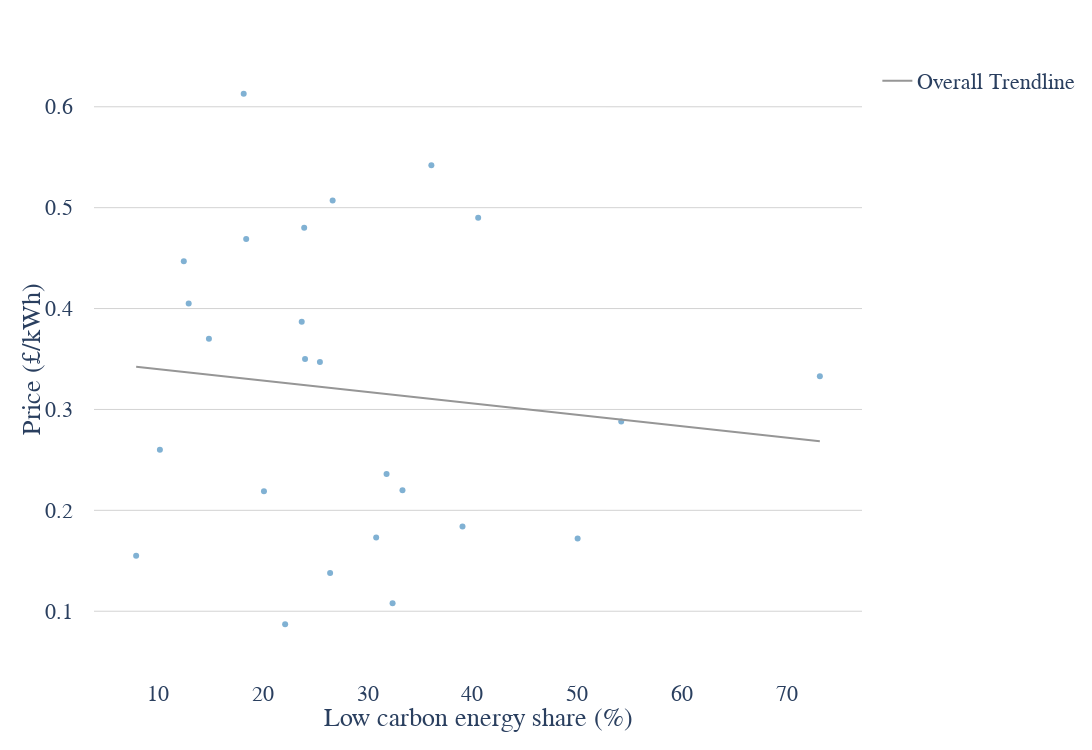

Write notebook code for a chart like this one.
### Code cell
#eu + uk only

europe_country_codes = [
    'GBR', 'AUT', 'BEL', 'BGR', 'HRV', 'CYP', 'CZE', 'DNK', 'EST', 'FIN', 'FRA', 'DEU', 
    'GRC', 'HUN', 'IRL', 'ITA', 'LVA', 'LTU', 'LUX', 'MLT', 'NLD', 'POL', 'PRT', 'ROU', 
    'SVK', 'SVN', 'ESP', 'SWE'
]

#opposite trend is true for europe but weak relationship
scatter_chart(data=joined_energy_data[joined_energy_data['iso3'].isin(europe_country_codes)], x_var='low_carbon_share_energy', y_var='price', x_label='Low carbon energy share (%)', y_label='Price (£/kWh)', hover_labels='country')

### Figure 1 — Plotly figure (JSON) as saved in the notebook; plotly's stock layout.template omitted (floating-point values rounded to 4 significant figures)
{"data": [{"customdata": [["Hungary"], ["Bulgaria"], ["Malta"], ["Romania"], ["Poland"], ["France"], ["Slovakia"], ["Slovenia"], ["Greece"], ["Portugal"], ["Spain"], ["Luxembourg"], ["Cyprus"], ["Finland"], ["Sweden"], ["Latvia"], ["Czechia"], ["Estonia"], ["United Kingdom"], ["Netherlands"], ["Lithuania"], ["Ireland"], ["Germany"], ["Denmark"], ["Belgium"], ["Austria"], ["Italy"]], "hovertemplate": "Low carbon energy share (%)=%{x}<br>Price (£/kWh)=%{y}<br>country=%{customdata[0]}<extra></extra>", "legendgroup": "", "marker": {"color": "#80b1d3", "symbol": "circle"}, "mode": "markers", "name": "", "orientation": "v", "showlegend": false, "type": "scatter", "x": [22.12, 32.38, null, 26.41, 7.893, 50.05, 30.81, 39.06, 20.1, 33.32, 31.8, 10.16, null, 54.21, 73.18, 25.44, 24.02, 14.84, 23.7, 12.91, 12.44, 18.4, 23.94, 40.55, 26.66, 36.08, 18.16], "xaxis": "x", "y": [0.087, 0.108, 0.114, 0.138, 0.155, 0.172, 0.173, 0.184, 0.219, 0.22, 0.236, 0.26, 0.286, 0.288, 0.333, 0.347, 0.35, 0.37, 0.387, 0.405, 0.447, 0.469, 0.48, 0.49, 0.507, 0.542, 0.613], "yaxis": "y"}, {"hovertemplate": "<b>OLS trendline</b><br>price = -0.00113074 * low_carbon_share_energy + 0.351252<br>R<sup>2</sup>=0.012823<br><br>Low carbon energy share (%)=%{x}<br>Price (£/kWh)=%{y} <b>(trend)</b><extra></extra>", "legendgroup": "Overall Trendline", "line": {"color": "#969696"}, "mode": "lines", "name": "Overall Trendline", "showlegend": true, "type": "scatter", "x": [7.893, 10.16, 12.44, 12.91, 14.84, 18.16, 18.4, 20.1, 22.12, 23.7, 23.94, 24.02, 25.44, 26.41, 26.66, 30.81, 31.8, 32.38, 33.32, 36.08, 39.06, 40.55, 50.05, 54.21, 73.18], "xaxis": "x", "y": [0.3423, 0.3398, 0.3372, 0.3367, 0.3345, 0.3307, 0.3304, 0.3285, 0.3262, 0.3245, 0.3242, 0.3241, 0.3225, 0.3214, 0.3211, 0.3164, 0.3153, 0.3146, 0.3136, 0.3105, 0.3071, 0.3054, 0.2947, 0.29, 0.2685], "yaxis": "y"}], "layout": {"font": {"family": "Arial", "size": 22}, "height": 750, "legend": {"tracegroupgap": 0}, "margin": {"pad": 20, "t": 60}, "paper_bgcolor": "white", "plot_bgcolor": "white", "width": 1400, "xaxis": {"anchor": "y", "domain": [0, 1], "showgrid": false, "title": {"text": "Low carbon energy share (%)"}}, "yaxis": {"anchor": "x", "domain": [0, 1], "gridcolor": "LightGrey", "gridwidth": 1, "showgrid": true, "title": {"text": "Price (£/kWh)"}}}}
